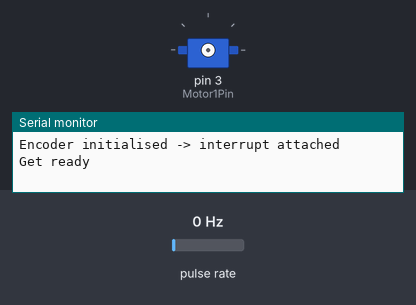
The sketch below on a simulated Arduino Uno, built with avr-gcc and run on an emulated ATmega328P. On the bench: servo, the last lines printed to the serial monitor. Wiring (inferred from the names in the program): pulse sensor: data pin 2. The test bench sets the inputs (shaded band); at power-on: pulse rate 0 Hz.

Above: at 0.1 s.
At 6.1 s:
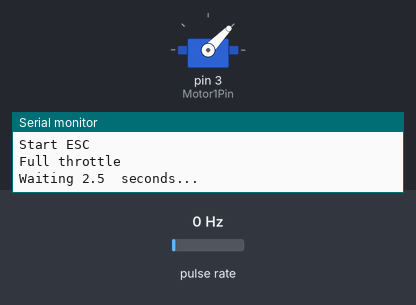
At 9.7 s:
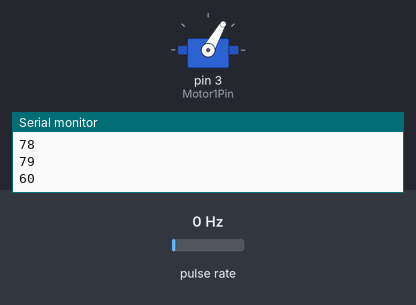
9.8 s: pulse rate (sensor on pin 2) set to 4 Hz
Timing chart, 0 to 18.8 s (numbered marks = the images above; inputs shaded):
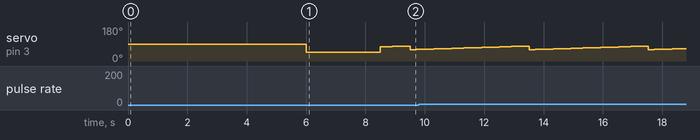

The sketch:

test_brushless_motor_with_encoder.ino
```cpp
# include <Servo.h>
Servo s1;
#define Motor1Pin 3
int power = 75;

int value = 0;
int encoder_to_output_gear_ratio = 9;

volatile unsigned long timevar = 0;
volatile unsigned int RPM = 0;
volatile unsigned int looptime = 0;
#define encoder0Pin  2


volatile unsigned long encoder0Pos = 0;

void setup() {

  // put your setup code here, to run once:
  pinMode(Motor1Pin, OUTPUT);
  pinMode(encoder0Pin, INPUT);
  digitalWrite(encoder0Pin, HIGH);       // turn on pullup resistor
  attachInterrupt(0, doEncoder, RISING);  // encoder pin on interrupt 0 - pin 2
  Serial.begin (9600);
  Serial.println("Encoder initialised -> interrupt attached");

  pinMode(Motor1Pin, OUTPUT);
  Serial.begin(9600);
  Serial.println("Get ready");
  delay(3000);
s1.attach(3);
delay(1);
//s1.write(0);
Serial.println("Start ESC");
delay(3000);
 s1.write(1023);
  Serial.println("Full throttle");
  Serial.println("Waiting 2.5  seconds...");
  delay(2500);
  s1.write(0);
//  Serial.println("Zero throttle");
//  delay(5000);

}

void loop() {
s1.write(power);
Serial.println(power);
//power = 63;
delay(200);
if(encoder0Pos >0)
     {
      looptime = millis()-timevar;
      RPM = encoder0Pos*5000/(encoder_to_output_gear_ratio*looptime);
      timevar = millis();
      Serial.print("RPM - ");
      Serial.print(RPM);
      Serial.print("      loop time - ");
      Serial.print(looptime);
      Serial.print("      encoder0Pos - ");
      Serial.println(encoder0Pos);
      encoder0Pos = 0;
     }


power = power+1;
if(power==80)
{power = 60;}
}

void doEncoder() {
  encoder0Pos++;
}
```

Measured:
- by itself, servo on pin 3 (Motor1Pin): repeats every 4.0 s: 63° 0.20 s, 64° 0.20 s, 65° 0.20 s, 66° 0.20 s, 67° 0.20 s, 68° 0.20 s, 69° 0.20 s, 70° 0.20 s, 71° 0.20 s, 72° 0.20 s, 73° 0.20 s, 74° 0.20 s, 75° 0.20 s, 76° 0.20 s, 77° 0.20 s, 78° 0.20 s, 79° 0.20 s, 60° 0.20 s, 61° 0.20 s, 62° 0.20 s
